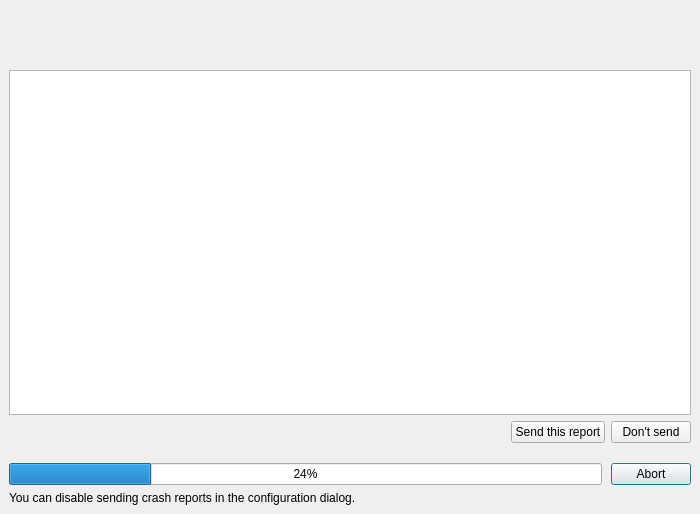
<?xml version="1.0" encoding="UTF-8"?>
<ui version="4.0">
 <class>CrashReporter</class>
 <widget class="QDialog" name="CrashReporter">
  <property name="windowModality">
   <enum>Qt::ApplicationModal</enum>
  </property>
  <property name="geometry">
   <rect>
    <x>0</x>
    <y>0</y>
    <width>700</width>
    <height>514</height>
   </rect>
  </property>
  <property name="sizePolicy">
   <sizepolicy hsizetype="Fixed" vsizetype="Fixed">
    <horstretch>0</horstretch>
    <verstretch>0</verstretch>
   </sizepolicy>
  </property>
  <property name="minimumSize">
   <size>
    <width>700</width>
    <height>0</height>
   </size>
  </property>
  <property name="windowTitle">
   <string>Tomahawk Crash Reporter</string>
  </property>
  <property name="modal">
   <bool>false</bool>
  </property>
  <layout class="QVBoxLayout">
   <property name="spacing">
    <number>6</number>
   </property>
   <property name="leftMargin">
    <number>9</number>
   </property>
   <property name="topMargin">
    <number>9</number>
   </property>
   <property name="rightMargin">
    <number>9</number>
   </property>
   <property name="bottomMargin">
    <number>9</number>
   </property>
   <item>
    <layout class="QHBoxLayout" name="hboxLayout">
     <property name="spacing">
      <number>12</number>
     </property>
     <property name="leftMargin">
      <number>0</number>
     </property>
     <property name="topMargin">
      <number>0</number>
     </property>
     <property name="rightMargin">
      <number>0</number>
     </property>
     <property name="bottomMargin">
      <number>0</number>
     </property>
     <item>
      <widget class="QLabel" name="logoLabel">
       <property name="sizePolicy">
        <sizepolicy hsizetype="Fixed" vsizetype="Fixed">
         <horstretch>0</horstretch>
         <verstretch>0</verstretch>
        </sizepolicy>
       </property>
       <property name="minimumSize">
        <size>
         <width>55</width>
         <height>55</height>
        </size>
       </property>
       <property name="maximumSize">
        <size>
         <width>55</width>
         <height>55</height>
        </size>
       </property>
       <property name="text">
        <string/>
       </property>
       <property name="alignment">
        <set>Qt::AlignLeading|Qt::AlignLeft|Qt::AlignVCenter</set>
       </property>
      </widget>
     </item>
     <item>
      <widget class="QLabel" name="topLabel">
       <property name="sizePolicy">
        <sizepolicy hsizetype="Expanding" vsizetype="Fixed">
         <horstretch>0</horstretch>
         <verstretch>0</verstretch>
        </sizepolicy>
       </property>
       <property name="text">
        <string>&lt;html&gt;&lt;head/&gt;&lt;body&gt;&lt;p&gt;&lt;br/&gt;&lt;/p&gt;&lt;/body&gt;&lt;/html&gt;</string>
       </property>
       <property name="textFormat">
        <enum>Qt::RichText</enum>
       </property>
       <property name="wordWrap">
        <bool>true</bool>
       </property>
      </widget>
     </item>
     <item>
      <spacer>
       <property name="orientation">
        <enum>Qt::Horizontal</enum>
       </property>
       <property name="sizeType">
        <enum>QSizePolicy::Fixed</enum>
       </property>
       <property name="sizeHint" stdset="0">
        <size>
         <width>6</width>
         <height>6</height>
        </size>
       </property>
      </spacer>
     </item>
    </layout>
   </item>
   <item>
    <widget class="QPlainTextEdit" name="commentTextEdit"/>
   </item>
   <item>
    <layout class="QHBoxLayout" name="hboxLayout1">
     <property name="spacing">
      <number>6</number>
     </property>
     <item>
      <spacer name="horizontalSpacer">
       <property name="orientation">
        <enum>Qt::Horizontal</enum>
       </property>
       <property name="sizeHint" stdset="0">
        <size>
         <width>40</width>
         <height>20</height>
        </size>
       </property>
      </spacer>
     </item>
     <item>
      <widget class="QPushButton" name="sendButton">
       <property name="text">
        <string>Send this report</string>
       </property>
      </widget>
     </item>
     <item>
      <widget class="QPushButton" name="dontSendButton">
       <property name="text">
        <string>Don't send</string>
       </property>
      </widget>
     </item>
    </layout>
   </item>
   <item>
    <layout class="QVBoxLayout" name="vboxLayout1">
     <property name="spacing">
      <number>0</number>
     </property>
     <property name="leftMargin">
      <number>0</number>
     </property>
     <property name="topMargin">
      <number>0</number>
     </property>
     <property name="rightMargin">
      <number>0</number>
     </property>
     <property name="bottomMargin">
      <number>0</number>
     </property>
     <item>
      <widget class="QLabel" name="progressLabel">
       <property name="sizePolicy">
        <sizepolicy hsizetype="Fixed" vsizetype="Fixed">
         <horstretch>0</horstretch>
         <verstretch>0</verstretch>
        </sizepolicy>
       </property>
       <property name="text">
        <string/>
       </property>
       <property name="textInteractionFlags">
        <set>Qt::LinksAccessibleByMouse|Qt::TextSelectableByKeyboard|Qt::TextSelectableByMouse</set>
       </property>
      </widget>
     </item>
     <item>
      <layout class="QHBoxLayout">
       <property name="spacing">
        <number>9</number>
       </property>
       <property name="leftMargin">
        <number>0</number>
       </property>
       <property name="topMargin">
        <number>0</number>
       </property>
       <property name="rightMargin">
        <number>0</number>
       </property>
       <property name="bottomMargin">
        <number>0</number>
       </property>
       <item>
        <widget class="QProgressBar" name="progressBar">
         <property name="value">
          <number>24</number>
         </property>
         <property name="orientation">
          <enum>Qt::Horizontal</enum>
         </property>
        </widget>
       </item>
       <item>
        <widget class="QPushButton" name="button">
         <property name="sizePolicy">
          <sizepolicy hsizetype="Fixed" vsizetype="Fixed">
           <horstretch>0</horstretch>
           <verstretch>0</verstretch>
          </sizepolicy>
         </property>
         <property name="text">
          <string>Abort</string>
         </property>
         <property name="default">
          <bool>true</bool>
         </property>
        </widget>
       </item>
      </layout>
     </item>
    </layout>
   </item>
   <item>
    <widget class="QLabel" name="bottomLabel">
     <property name="sizePolicy">
      <sizepolicy hsizetype="Fixed" vsizetype="Fixed">
       <horstretch>0</horstretch>
       <verstretch>0</verstretch>
      </sizepolicy>
     </property>
     <property name="text">
      <string>You can disable sending crash reports in the configuration dialog.</string>
     </property>
     <property name="textFormat">
      <enum>Qt::PlainText</enum>
     </property>
     <property name="wordWrap">
      <bool>false</bool>
     </property>
    </widget>
   </item>
  </layout>
 </widget>
 <resources/>
 <connections>
  <connection>
   <sender>button</sender>
   <signal>clicked()</signal>
   <receiver>CrashReporter</receiver>
   <slot>accept()</slot>
   <hints>
    <hint type="sourcelabel">
     <x>426</x>
     <y>203</y>
    </hint>
    <hint type="destinationlabel">
     <x>247</x>
     <y>195</y>
    </hint>
   </hints>
  </connection>
  <connection>
   <sender>dontSendButton</sender>
   <signal>clicked()</signal>
   <receiver>CrashReporter</receiver>
   <slot>reject()</slot>
   <hints>
    <hint type="sourcelabel">
     <x>380</x>
     <y>117</y>
    </hint>
    <hint type="destinationlabel">
     <x>218</x>
     <y>122</y>
    </hint>
   </hints>
  </connection>
 </connections>
</ui>
